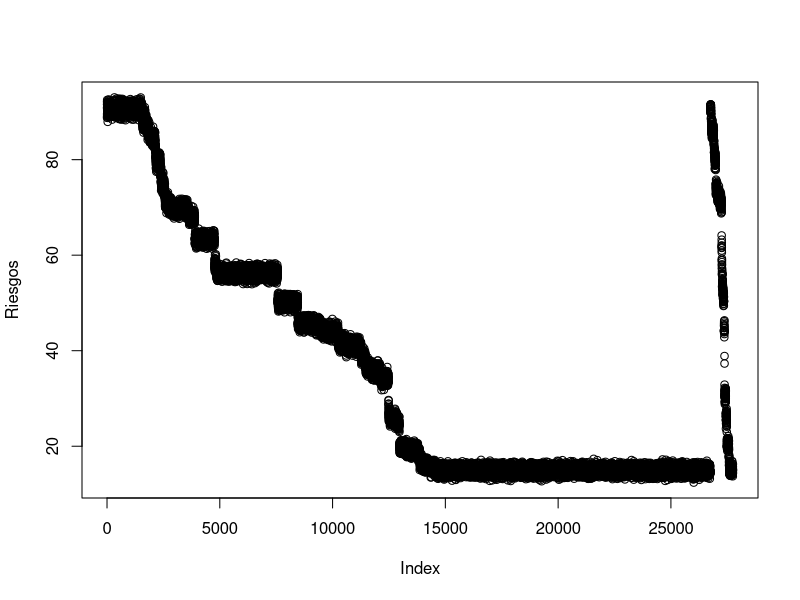
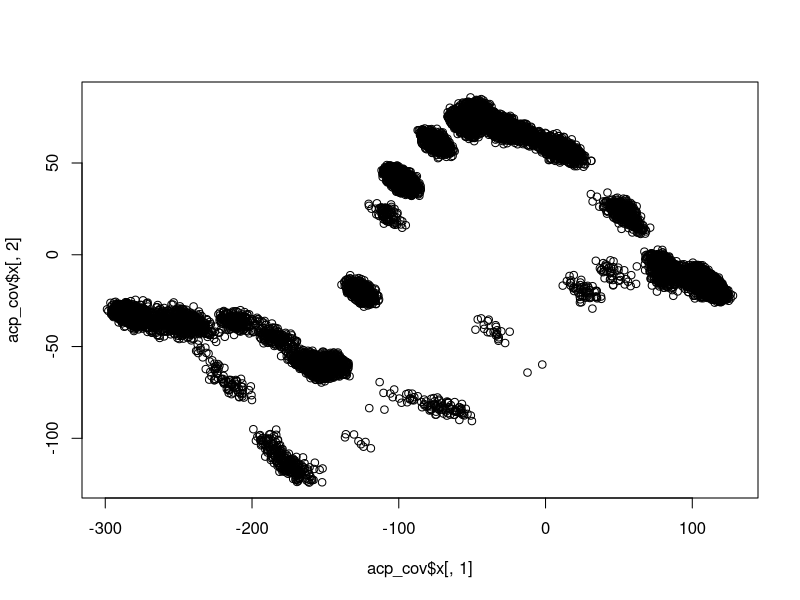
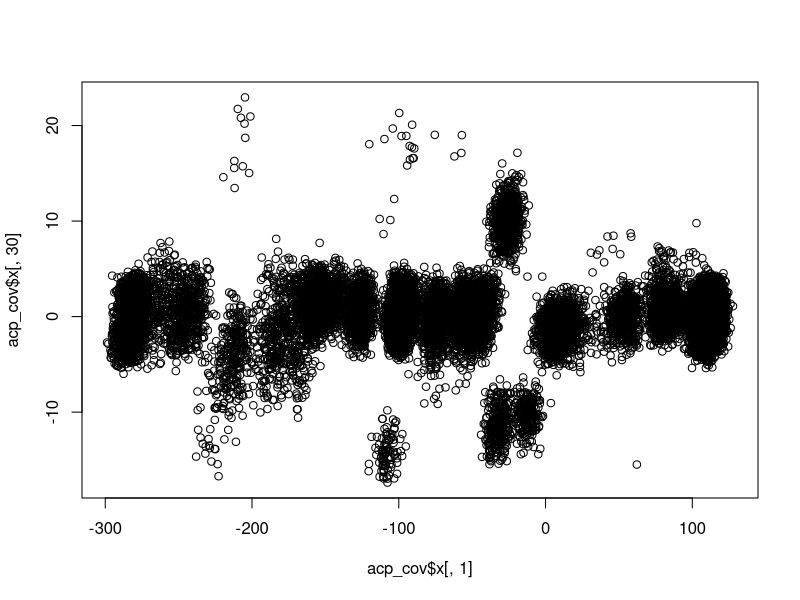

The R script that drew these images, in order:




#Lectura de Datos

library(tidyverse)
datos1 <- read_csv("AumentadaPFLD.csv")
datos_m <- as.matrix(datos1)

escalar <- function(vector){
  resultado <- (vector-mean(vector))/sd(vector)
  return(resultado)
}


datos1_center <- datos1 %>% mutate_all(~escalar(.))


m_cov <- cov(datos1_center)#matriz de correlaciones

eigen <- eigen(m_cov)
eigenvalores <- eigen$values
eigenvectores <- eigen$vectors


acp_cov <- prcomp(datos1,center = T,scale. = F)
summary(acp_cov)

desviaciones <- as.matrix(acp_cov$sdev)[1:2,]
varianza <- desviaciones*desviaciones
Componenetes <- acp_cov$rotation[,1:2]
Componenetes_cuadrado <- Componenetes*Componenetes

Riesgos <- ((datos_m %*% Componenetes_cuadrado[,1])*varianza[1]+(datos_m %*% Componenetes_cuadrado[,2])*varianza[2])/sum(varianza)

plot(Riesgos)

plot(acp_cov$x[,1],acp_cov$x[,2])

plot(acp_cov$x[,1],acp_cov$x[,30])




datos <- data.frame(Riesgos,acp_cov$x[,1],acp_cov$x[,2],acp_cov$x[,3], acp_cov$x[,29],acp_cov$x[,30])
write_csv(datos,"C:\\Users\\User\\Desktop\\Modelo-de-Negocios\\ACP\\datos.csv")







